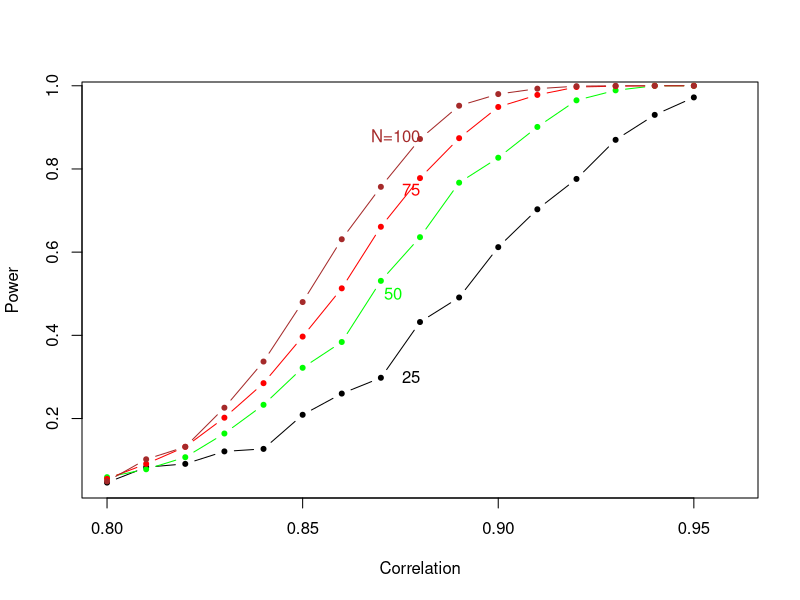

Generate this figure with R:
## ---- chunk 1
set.seed(20394)
suppressPackageStartupMessages(require(mvtnorm))
null_correlation <- 0.8
R <- 1000
mu <- c(0,0)
power <- matrix(NA, nrow = 4, ncol = 16) # create maxtrix
N<-c(25,50,75,100)
for (i in 1:4) {
  for (j in 1:16) {
    rho = 0.79 + 0.01 * j
    sigma <- array(c(1,rho,rho,1), c(2,2))
    detect <- rep(NA, R)
    for(m in 1:R){
      data <- rmvnorm(N[i], mean = mu, sigma = sigma)
      results <- cor.test(x = data[,1], y = data[,2], alternative = "greater")
      detect[m] <- results$conf.int[1] > null_correlation #null_correlation is to test confidence interval
    }
    power[i,j] <- mean(detect)
  }
}
## ---- chunk 2


plot(x=seq(0.80,0.95,0.01),y=power[1,], type = "b", pch = 20,xlim=c(0.8,0.96),col = "black",ylab="Power",xlab="Correlation")
lines(x=seq(0.80,0.95,0.01),y=power[2,], type = "b", pch = 20, col = "green")
lines(x=seq(0.80,0.95,0.01),y=power[3,], type = "b", pch = 20, col = "red")
lines(x=seq(0.80,0.95,0.01),y=power[4,], type = "b", pch = 20, col = "brown")
text(0.88,0.30,"25",1,col="black")
text(0.88,0.50,"50",2,col="green")
text(0.88,0.75,"75",1,col="red")
text(0.88,0.88,"N=100",1,col="brown")


